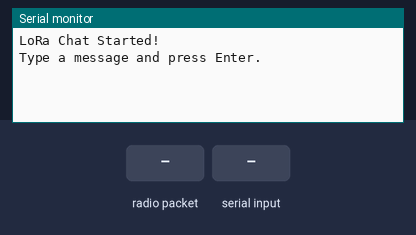
Recording of a sketch running on a simulated Arduino Uno, built with avr-gcc and run on an emulated ATmega328P. Shown: the last lines printed to the serial monitor. Inputs (shaded band) come from the test bench. No radio packets arrive unless stated.

Above: at 1.2 s.
1.3 s: radio packet "1" arrives
At 2.3 s:
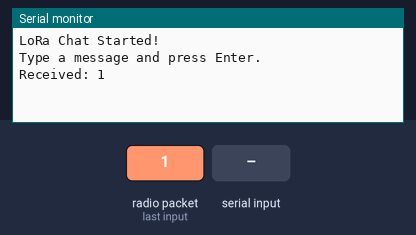
2.8 s: "1\n" received over Serial
At 3.4 s:
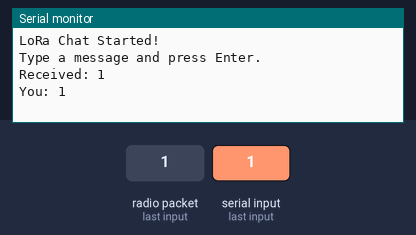

Measured:
- after the input at 1.3 s, the serial monitor: prints a new line at once (image 1)
- after the input at 2.8 s, the serial monitor: prints a new line after 0.06 s (image 2)

The sketch:

lora-chat.ino
```cpp
#include <SPI.h>
#include <LoRa.h>

// LoRa pin connections
#define SS    15    // D8
#define RST   16    // D0
#define DIO0  4     // D2

String message = "";

void setup() {
  Serial.begin(9600);

  // Configure LoRa pins
  LoRa.setPins(SS, RST, DIO0);

  // Initialize LoRa at 433 MHz
  if (!LoRa.begin(433E6)) {
    Serial.println("LoRa initialization failed!");
    while (1);
  }

  // LoRa configuration
  LoRa.setSpreadingFactor(7);
  LoRa.setSignalBandwidth(125E3);
  LoRa.setTxPower(17);

  Serial.println("LoRa Chat Started!");
  Serial.println("Type a message and press Enter.");
}

void loop() {

  // Read message from Serial Monitor
  while (Serial.available()) {
    char ch = Serial.read();

    if (ch == '\n') {
      message.trim();

      if (message.length() > 0) {
        // Transmit message
        LoRa.beginPacket();
        LoRa.print(message);
        LoRa.endPacket();

        Serial.print("You: ");
        Serial.println(message);

        message = "";
      }
    }
    else if (ch != '\r') {
      message += ch;
    }
  }

  // Check for incoming LoRa packets
  int packetSize = LoRa.parsePacket();

  if (packetSize) {
    String receivedMessage = "";

    while (LoRa.available()) {
      receivedMessage += (char)LoRa.read();
    }

    Serial.print("Received: ");
    Serial.println(receivedMessage);
  }
}
```
